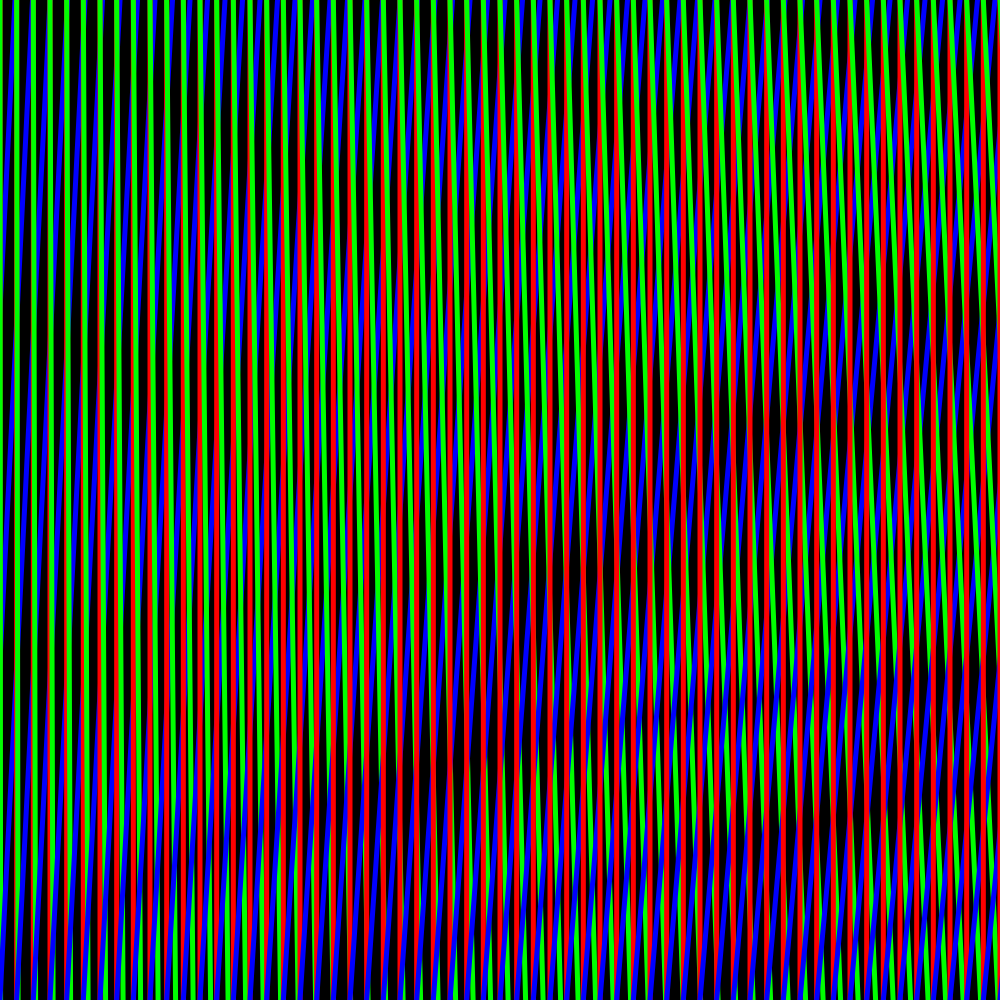
Frame 1 (no input)
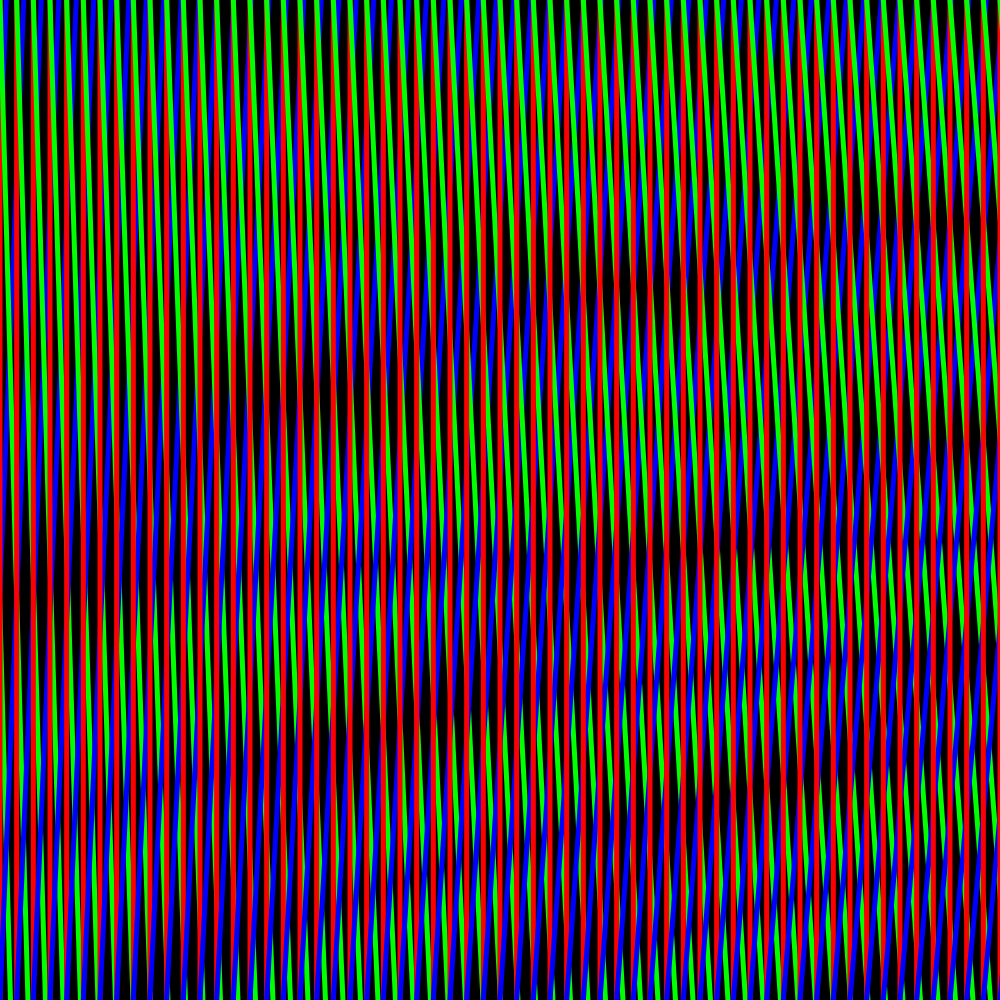
Frame 60 (no input)
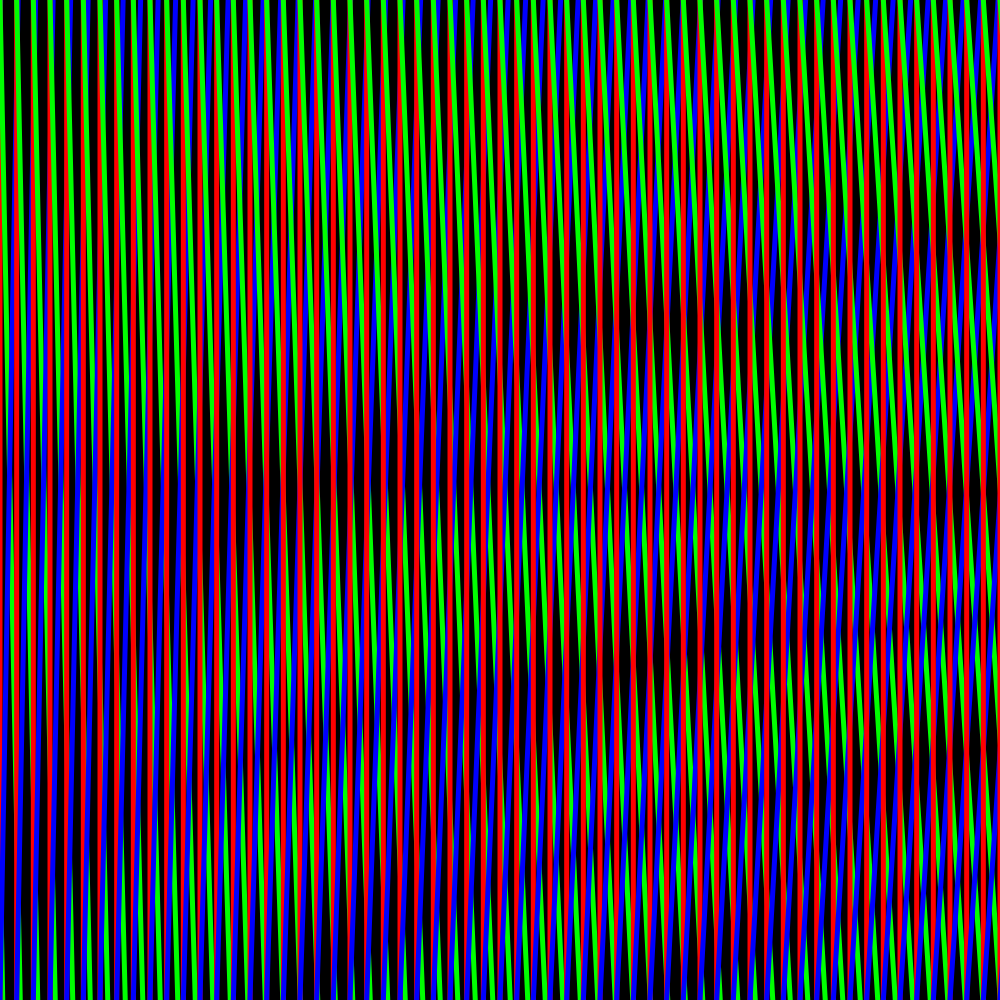
Frame 120 (the mouse pressed at the canvas centre since frame 60)

The p5.js sketch that drew these frames (run headless with seeded random() and noise() and a simulated clock; from frame 60 on, the mouse is pressed at the canvas centre):

// p5.js sketch
// ── sketch.js


function setup() {
	createCanvas(1000, 1000);
	strokeWeight(5);
}

function draw() {
	background(0);
	for (let i = -100; i < width + 100; i += width / 60) {

		stroke(255, 0, 0);
		line(i, 0, i, height);

		stroke(0, 255, 0);
		line(i, 0, i * 1.05 + 30 * sin(frameCount * 0.02), height);

		stroke(0, 0, 255);
		line(i * 1.05 + 50 * cos(frameCount * 0.01), 0, i, height);
	}
}
